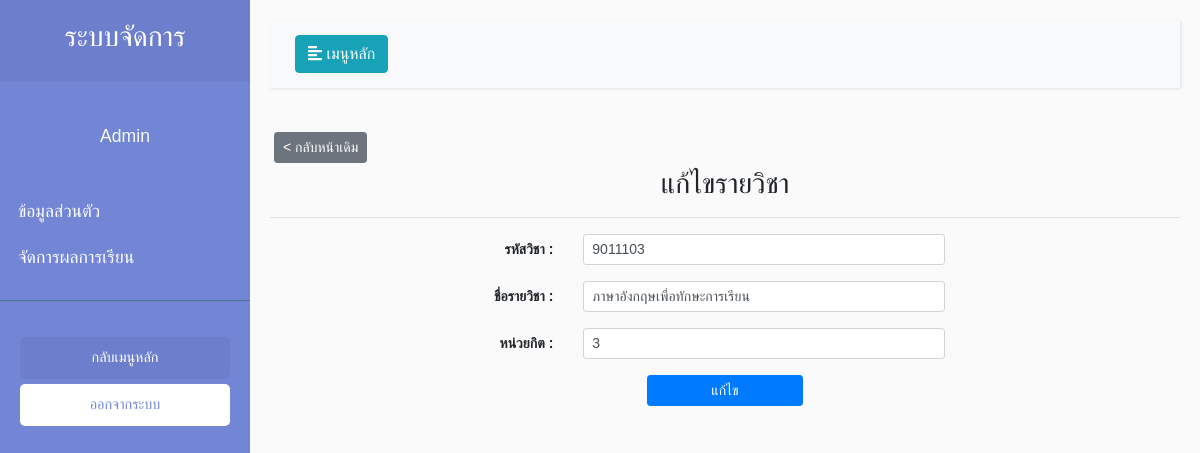
Before: /view/managerSubject/EditSubject.php?SJ_ID=1 with the older database file.
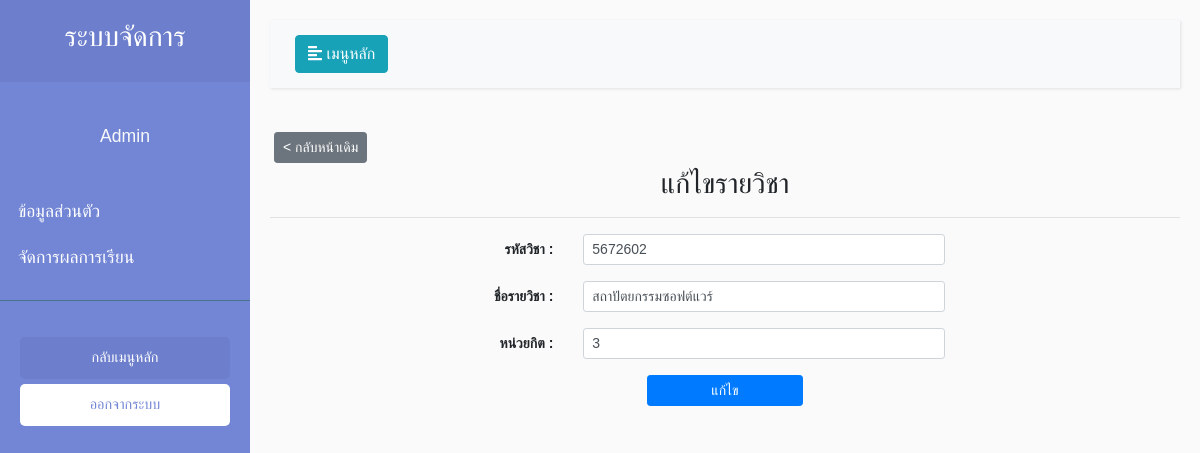
After: the same page with the newer database file.
### tables this page shows
CREATE TABLE `subject_tb` (
  `Sub_id` int(16) NOT NULL,
  `Sub_code` varchar(7) NOT NULL,
  `Sub_Name` varchar(255) NOT NULL,
  `Sub_Credit` varchar(10) NOT NULL
);

### view/managerSubject/EditSubject.php (the view, shortened to what this page needs)
<?php
include_once('../../model/connect.php');
if($_SESSION['Type_id'] == 2){
    $sql ="SELECT * FROM `teacher_tb` WHERE `tc_code` = '".$_SESSION['id']."'";
    $query = $conn->query($sql);
    $result = $query -> FETCH_ASSOC();
    $name = $result['tc_name'];
    $code = $result['tc_code'];
    $date = $result['tc_date'];
}
else{
    $name = 'Admin';
}
$sql = "SELECT * FROM subject_tb WHERE Sub_id = '".$_SESSION['editID']."'";
$query = $conn->query($sql);
$result = $query->FETCH_ASSOC();
?>
<!DOCTYPE html>
<html>
<head>
    <link rel="stylesheet" href="https://stackpath.bootstrapcdn.com/bootstrap/4.1.0/css/bootstrap.min.css"
>
    <link rel="stylesheet" href="../../style/Style.css">
</head>
<body class="setfont">
    <div class="wrapper">
        <nav id="sidebar">
            <div class="sidebar-header">
                <h3 class="text-center">ระบบจัดการ</h3>
            </div>
            <p class="text-center text-light mt-3 setfont"><?php echo $name; ?> </p>
            <ul class="list-unstyled components pl-2">
            <?php if($_SESSION['Type_id'] == 1){ ?>
                <li>
                    <a href="../main/Main.php">ข้อมูลส่วนตัว</a>
                </li>
                <li>
                    <a href="../managerPersonnel/ManagerPersonnel.php">จัดการบุคลากร</a>
                </li>
                <li>
                    <a href="../managerSubject/ManagerSubject.php">จัดการรายวิชา</a>
                </li>
                <li>
                    <a href="../managerStudent/ManagerStudent.php">จัดการนักศึกษา</a>
                </li>
                <li>
                    <a href="../managerProgram/Program.php">จัดการแผนการเรียน</a>
                </li>
                <li>
                    <a href="../register/Register.php">ลงทะเบียน</a>
                </li>
            <?php } else{?>
                <li>
                    <a href="">ข้อมูลส่วนตัว</a>
                </li>
                <li>
                    <a href="../setScore/SubjectList.php">จัดการผลการเรียน</a>
                </li>
            <?php } ?>
            </ul>
            <ul class="list-unstyled CTAs">
                <li>
                    <a href="../../index.php" class="article">กลับเมนูหลัก</a>
                </li>
                <li>
                    <a href="../../control/logout/Logout.php" class="download">ออกจากระบบ</a>
                </li>
            </ul>
        </nav>
        <div id="content">
        <nav class="navbar navbar-expand-lg navbar-light bg-light">
                <div class="container-fluid">
                    <button type="button" id="sidebarCollapse" class="btn btn-info">
                        <i class="fas fa-align-left"></i>
                        <span>เมนูหลัก</span>
                    </button>
                </div>
            </nav>
            <a class="btn btn-sm btn-secondary m-1" href="./ManagerSubject.php"> < กลับหน้าเดิม</a>
            <h3 class="text-center">แก้ไขรายวิชา</h3>
            <hr>
            <form id="myform" name='myform' method="POST" action="../../control/subject/EditSubject.php">
                <div class="form-group row">
                    <label for="txtcode"
                        class="col-sm-4 text-right col-form-label col-form-label-sm font-weight-bold">รหัสวิชา : </label>
                    <div class="col-sm-5">
                        <input type="text" name="txtcode" class="form-control form-control-sm" value="<?php echo $result['Sub_code'] ?>" id="txtcode" required></div>
                </div>
                <div class="form-group row">
                    <label for="txtname"
                        class="col-sm-4 text-right col-form-label col-form-label-sm font-weight-bold">ชื่อรายวิชา : </label>
                    <div class="col-sm-5">
                        <input type="text" name="txtname" class="form-control form-control-sm" value="<?php echo $result['Sub_Name'] ?>" id="txtname" required></div>
                    </div>
                <div class="form-group row">
                    <label for="txtcredit"
                        class="col-sm-4 text-right col-form-label col-form-label-sm font-weight-bold">หน่วยกิต : </label>
                    <div class="col-sm-5">
                        <input type="text" name="txtcredit" class="form-control form-control-sm" value="<?php echo $result['Sub_Credit'] ?>" id="txtcredit" required></div>
                </div>
            <div class="row">
                <button class="btn btn-sm btn-primary mx-auto col-2" >แก้ไข</button>
            </div>
        </div>
</body>
</html>

Changed rows visible on the page:
changed subject_tb: txtcode "9011103" → "5672602"; txtname "ภาษาอังกฤษเพื่อทักษะการเรียน" → "สถาปัตยกรรมซอฟต์แวร์"
